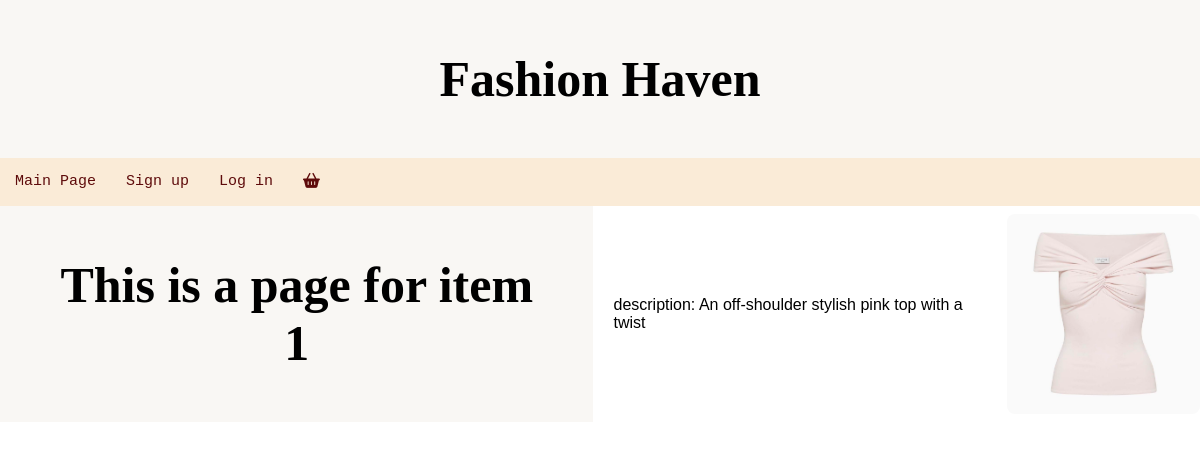
Page /item/1 on the committed database.
### tables this page shows
CREATE TABLE "Item" (
	"ID"	INTEGER,
	"Type"	INTEGER,
	"Info"	TEXT,
	"Color"	TEXT,
	"Price"	TEXT,
	"img-src"	TEXT,
	PRIMARY KEY("ID")
);

### app.py (the view)
@app.route('/item/<int:id>')
def single_item_name(id):
    sql= f"SELECT * FROM Item WHERE id={id}" #TOOO remove f-string
    item_name = query_db(sql, one=True)
    return render_template('single_item_name.html', item_name=item_name)

### app.py (called while the page is built)
def query_db(sql,args=(),one=False):
    db = sqlite3.connect('ERD .db')
    cursor = db.cursor()
    cursor.execute(sql, args)
    results = cursor.fetchall()
    db.commit()
    db.close()
    return (results[0] if results else None) if one else results

### templates/single_item_name.html
{% extends 'base.html' %}
{% block content %}
<head>
      <link rel="stylesheet" href="{{url_for ('static', filename='/style.css')}}">
</head>
<body>
      <div class="item-container">
          <h1 class="item-itile">This is a page for item {{item_name[0]}}</h1>
          <p class="item-description">description: {{item_name[2]}}</p>
          <img class= "item-image" src="{{url_for('static',filename='images/'+item_name[5])}}" alt="{{item_name[1]}}">
      </div>
</body>
{% endblock %}

### static/style.css (style rules this page uses)
* { margin: 0; padding: 0; font-family: 'Poppins', sans-serif; box-sizing: border-box; }
body { margin: 0px; background-image: url("https://images.unsplash.com/photo-1645785328791-64e8ff28edcd?q=80&w=2232&auto=format&fit=crop&ixlib=rb-4.1.0&ixid=M3wxMjA3fDB8MHxwaG90by1wYWdlfHx8fGVufDB8fHx8fA==Ybackground_image.avif"); background-repeat: no-repeat; background-attachment: fixed; }
h1 { text-align: center; padding: 50px; font-size: 50px; background-color: rgb(249, 247, 244); font-family: "Lucida Handwriting", Cursive; margin: 0; }
.item-container { display: flex; align-items: center; gap:20px; }
.item-image { width: 200px; height: 200px; object-fit: cover; border-radius: 8px; }

### rows in the picture
Item: ID "1", Info "An off-shoulder stylish pink top with a twist", url_for (picture)
